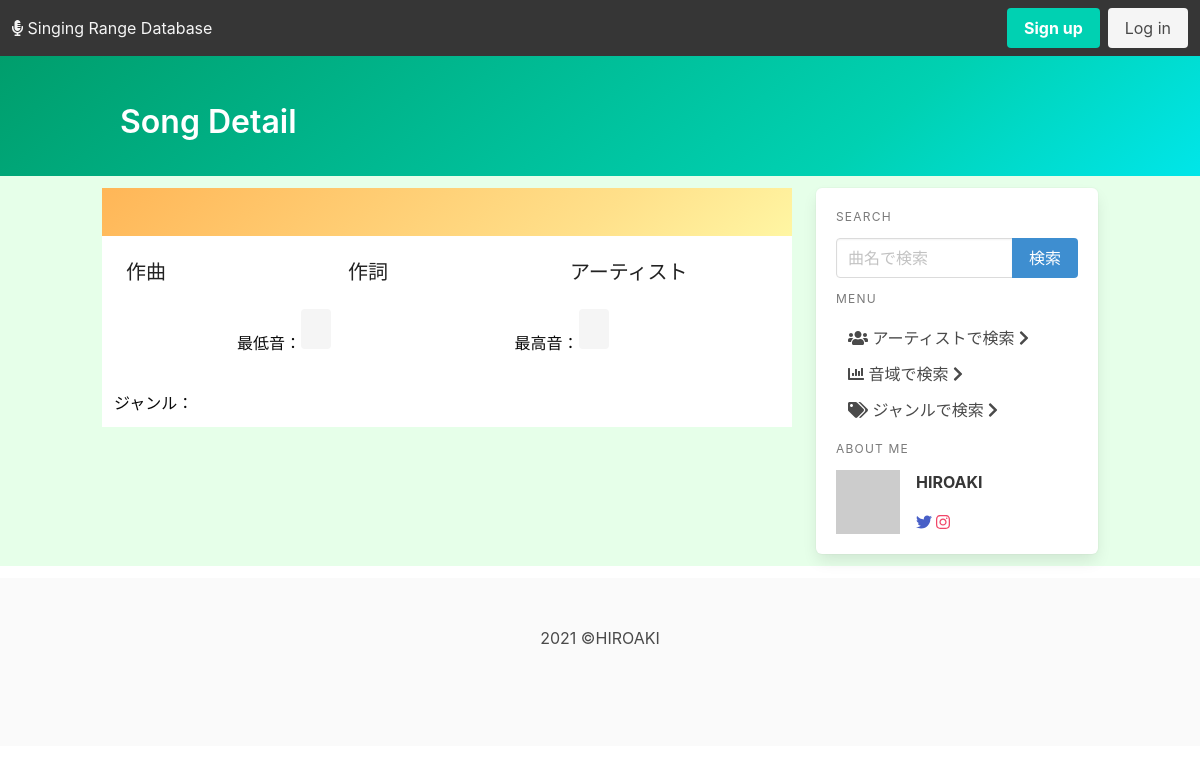
The app's page /ranges/ITT/5/detail/, older data.
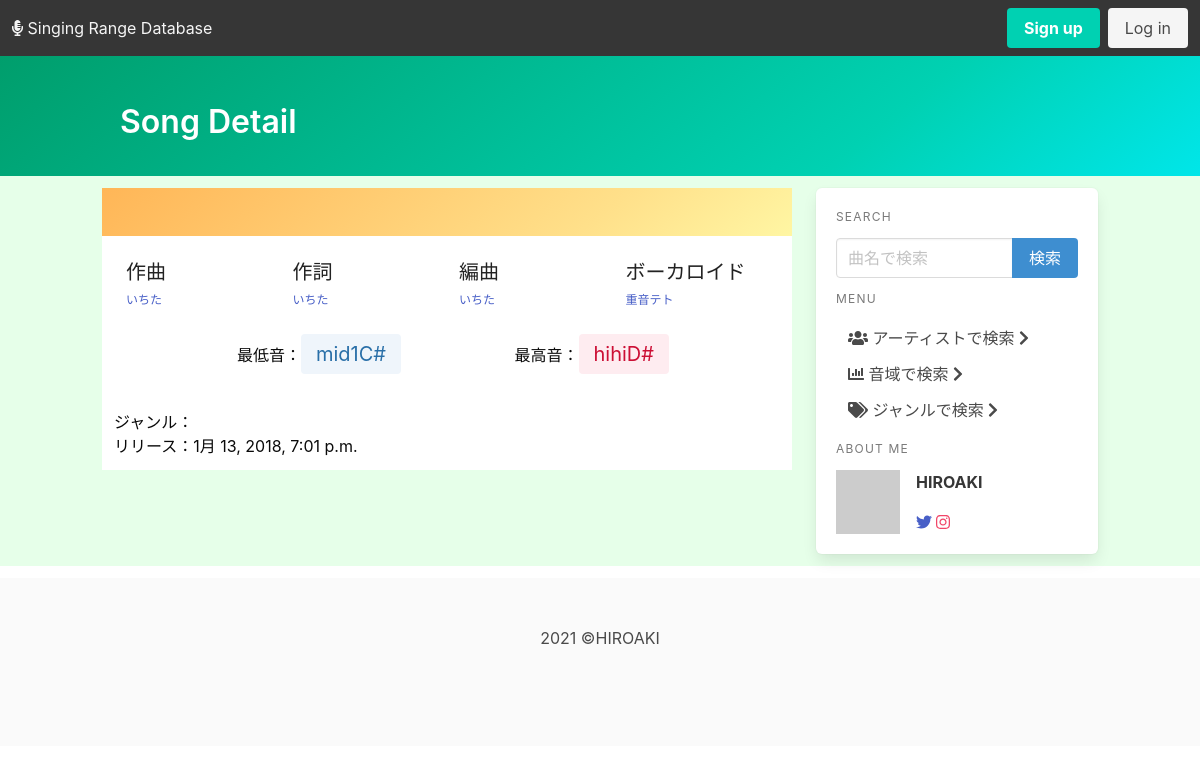
The same page, newer data.
### ranges/models.py (models this page shows, shortened)
class Artist(models.Model):
    artist_id = models.CharField(max_length=10, primary_key=True)
    artist_name = models.CharField("Artist's name", max_length=50)
    def __str__(self):
        return self.artist_name
    class Meta:
        ordering = ('artist_name', )

class Note(models.Model):
    note_id = models.CharField(max_length=5, primary_key=True)
    note_name = models.CharField(max_length=50)
    def __str__(self):
        return self.note_name

class Range(models.Model):
    song = models.ForeignKey(
        Song, on_delete=models.CASCADE, to_field="song_id", related_name="song")
    artist = models.ForeignKey(
        Artist, on_delete=models.CASCADE, to_field="artist_id", related_name="artist")
    performer = models.ManyToManyField(Artist, related_name="performer_name")
    lowest_note = models.ForeignKey(
        Note, on_delete=models.CASCADE, to_field="note_id", related_name="low_note")
    highest_note = models.ForeignKey(
        Note, on_delete=models.CASCADE, to_field="note_id", related_name="high_note")
    fake_note = models.ForeignKey(
        Note, on_delete=models.CASCADE, to_field="note_id", related_name="fake_note", null=True, blank=True)
    genre = models.ForeignKey(Genre, on_delete=models.CASCADE)
    release_date = models.DateTimeField('date released', null=True, blank=True)
    pub_date = models.DateTimeField(default=timezone.now())
    latest_update = models.DateTimeField('date update lately', auto_now=True)
    class Meta:
        unique_together = ['song', 'artist']

### ranges/views.py (the view)
# urls.py: path('<slug:artist_pk>/<slug:song_pk>/detail/', views.detail, name='detail'),
def detail(request, artist_pk, song_pk):
    try:
        artist = Artist.objects.get(pk=artist_pk)
        song = Song.objects.get(pk=song_pk)
        target = Range.objects.get(song=song, artist=artist)
        lowest_note = Note.objects.get(pk=target.lowest_note.pk)
        highest_note = Note.objects.get(pk=target.highest_note.pk)
    except Artist.DoesNotExist:
        context = queryError('artist_error')
    except Song.DoesNotExist:
        context = queryError('song_error')
    except Range.DoesNotExist:
        context = queryError('range_error')
    except Note.DoesNotExist:
        context = queryError('note_error')
    else:
        song_name = song.song_name
        composers = song.composer.all()
        lyricists = song.lyricist.all()
        arrangers = song.arranger.all()
        performers = target.performer.all()
        release = target.release_date
        genre = target.genre
        context = {
            'artist': artist,
            'song': song_name,
            'composers': composers,
            'lyricists': lyricists,
            'arrangers': arrangers,
            'highest_note': highest_note,
            'lowest_note': lowest_note,
            'target': target,
            'performers': performers,
            'genre': genre,
            'release': release,
        }
    return render(request, 'ranges/detail.html', context)

### ranges/templatetags/note_control.py (called while the page is built)
@register.filter
def color(pk):
    if pk.startswith('H4'):
        return 'is-danger'
    elif pk.startswith('H3'):
        return 'is-danger is-light'
    elif pk.startswith('H2'):
        return 'is-danger is-light'
    elif pk.startswith('H1'):
        return 'is-warning is-light'
    elif pk.startswith('M2'):
        return 'is-success is-light'
    elif pk.startswith('M1'):
        return 'is-info is-light'
    elif pk.startswith('L1'):
        return 'is-link is-light'
    elif pk.startswith('L2'):
        return 'is-link'
    elif pk.startswith('L3'):
        return 'is-link is-dark'
    elif pk.startswith('L4'):
        return 'is-link is-black'
    else:
        return 'is-light'

### ranges/views.py (called while the page is built)
def queryError(error_name, input_name=None):
    return {error_name: True, 'input_name': input_name}

### ranges/templates/ranges/detail.html (shortened to what this page needs)
{% extends './base.html' %}
{% load note_control %}
{% block page_name %}Song Detail{% endblock page_name %}
{% block content %}
<div class="hero is-warning is-bold is-small">
    <div class="hero-body">
    </div>
</div>
<div class="hero is-white is-small">
    <div class="hero-body">
        <div class="container">
            <div class="columns">
                <div class="column">
                    <ul class="subtitle is-5">
                        作曲
                        {% for composer in composers %}
                        <li><a href="#" class="has-text-link subtitle is-7"> {{composer.artist_name}}</a></li>
                        {% endfor %}
                    </ul>
                </div>
                <div class="column">
                    <ul class="subtitle is-5">
                        作詞
                        {% for lyricist in lyricists %}
                        <li><a href="#" class="has-text-link subtitle is-7"> {{lyricist.artist_name}}</a></li>
                        {% endfor %}
                    </ul>
                </div>
                {% if arrangers %}
                <div class="column">
                    <ul class="subtitle is-5">
                        編曲
                        {% for arranger in arrangers %}
                        <li><a href="#" class="has-text-link subtitle is-7"> {{arranger.artist_name}}</a></li>
                        {% endfor %}
                    </ul>
                </div>
                {% endif %}
                {% if genre.pk == "VC" %}
                <div class="column">
                    <ul class="subtitle is-5">
                        ボーカロイド
                        {% for performer in performers %}
                        <div class="card is-shadowless">
                            <li><a href="#" class="has-text-link subtitle is-7"> {{performer.artist_name}}</a></li>
                        </div>
                        {% endfor %}
                    </ul>
                </div>
                {% else %}
                <div class="column">
                    <ul class="subtitle is-5">
                        アーティスト
                    </ul>
                </div>
                {% endif %}
            </div>
            <div class="columns is-6">
                <div class="column is-offset-2">
                    最低音：<a href="{% url 'ranges:result_range' lowest_note.pk %}"
                        class="tag {{ lowest_note.pk | color }} is-large">{{lowest_note}}</a>
                </div>
                <div class="column is-5 is-offset-1">
                    最高音：<a href="{% url 'ranges:result_range' highest_note.pk %}"
                        class="tag {{ highest_note.pk | color }} is-large"> {{highest_note}}</a>
                </div>
            </div>
        </div>
    </div>
    <div class="hero-footer">
        <div class="column">
            <ul>
                <li>ジャンル：<a href="#">{{genre.genre_name}}</a></li>
                {% if release %}
                <li>リリース：{{release}}</li>
                {% endif %}
            </ul>
        </div>
    </div>
</div>
{% endblock content %}

Row changes from the older to the newer data that the page shows:
added Artist: artist_name "いちた"
added Artist: artist_name "重音テト"
now on this page (row unchanged): Note: note_name "mid1C#"
now on this page (row unchanged): Note: note_name "hihiD#"
added Range: release_date "1月 13, 2018, 7:01 p.m."
Text that changed along with them:
text no longer shown: "アーティスト"
text now shown: "編曲 ボーカロイド リリース："
